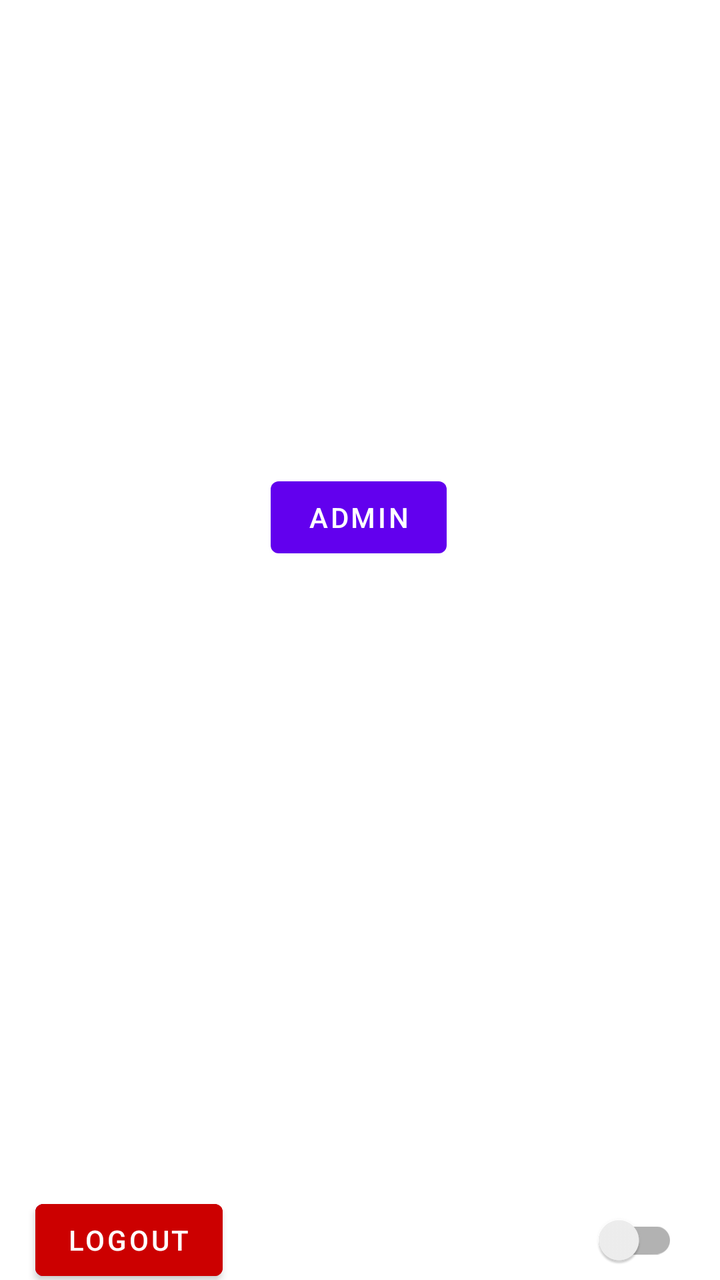
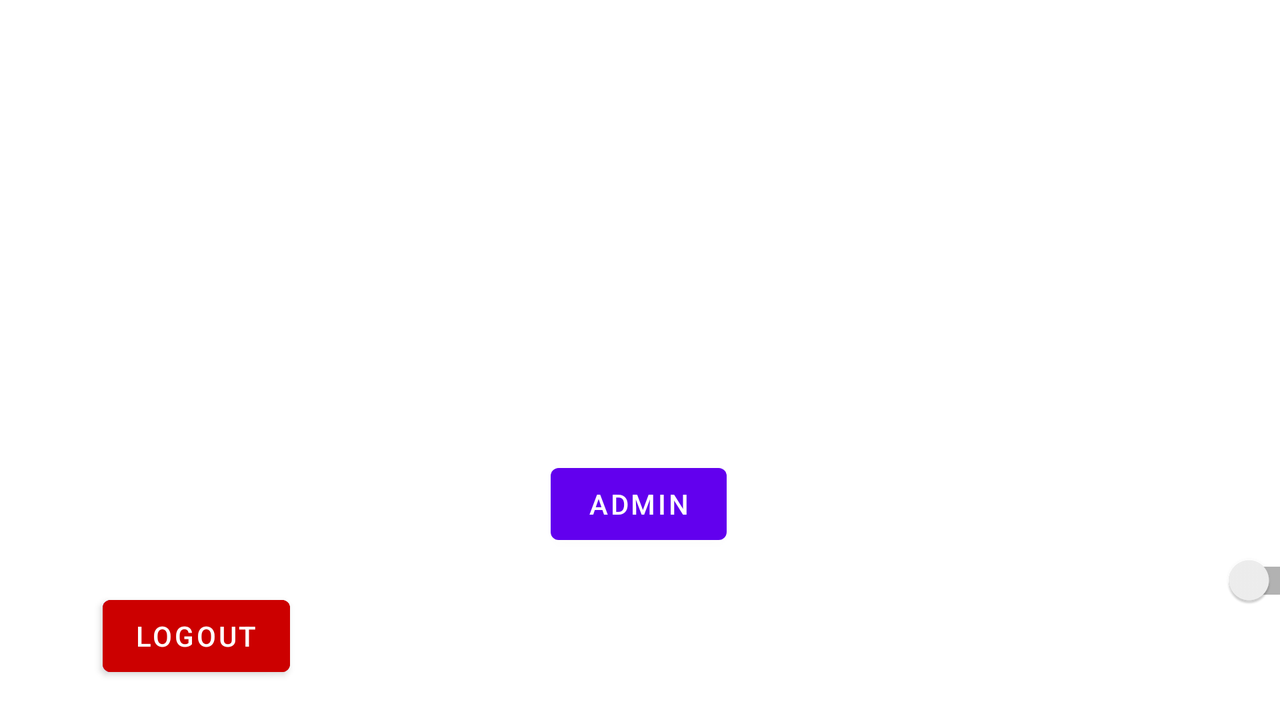

Two renders of one Android screen. The first uses the default layout on a phone; the second uses the alternative layout the repository ships for a different screen configuration, on a matching device. The two XML files are below.
<!-- AndroidManifest.xml: application theme Theme.WheelchairUsers -->
<!-- res/layout/fragment_profile.xml -->
<?xml version="1.0" encoding="utf-8"?>
<androidx.constraintlayout.widget.ConstraintLayout xmlns:android="http://schemas.android.com/apk/res/android"
    xmlns:app="http://schemas.android.com/apk/res-auto"
    xmlns:tools="http://schemas.android.com/tools"
    android:layout_width="match_parent"
    android:layout_height="match_parent"
    tools:context=".ProfileFragment">


    <Button
        android:id="@+id/profile_login_button"
        android:layout_width="wrap_content"
        android:layout_height="wrap_content"
        android:layout_gravity="center"
        android:layout_marginTop="600dp"

        android:text="Login"
        app:layout_constraintBottom_toBottomOf="parent"
        app:layout_constraintEnd_toStartOf="@+id/imageView2"
        app:layout_constraintHorizontal_bias="0.095"
        app:layout_constraintStart_toStartOf="parent"
        app:layout_constraintTop_toTopOf="parent" />

    <Button
        android:id="@+id/profile_logout_button"
        android:layout_width="wrap_content"
        android:layout_height="wrap_content"
        android:layout_gravity="center"
        android:layout_marginTop="600dp"
        android:backgroundTint="@android:color/holo_red_dark"
        android:text="Logout"
        android:textColor="@android:color/white"
        app:layout_constraintBottom_toBottomOf="parent"
        app:layout_constraintEnd_toStartOf="@+id/imageView2"
        app:layout_constraintHorizontal_bias="0.097"
        app:layout_constraintStart_toStartOf="parent"
        app:layout_constraintTop_toTopOf="parent" />

    <ImageView
        android:id="@+id/imageView2"
        android:layout_width="wrap_content"
        android:layout_height="wrap_content"
        android:layout_marginStart="190dp"
        android:layout_marginTop="600dp"
        android:src="@drawable/ic_round_light_mode_24"
        app:layout_constraintBottom_toBottomOf="parent"
        app:layout_constraintEnd_toEndOf="parent"
        app:layout_constraintStart_toStartOf="parent"
        app:layout_constraintTop_toTopOf="parent">

    </ImageView>

    <androidx.appcompat.widget.SwitchCompat
        android:id="@+id/mode_switch"
        android:layout_width="wrap_content"
        android:layout_height="wrap_content"
        android:layout_marginStart="270dp"
        android:layout_marginTop="600dp"
        android:checked="false"
        app:layout_constraintBottom_toBottomOf="parent"
        app:layout_constraintEnd_toEndOf="parent"
        app:layout_constraintStart_toStartOf="parent"
        app:layout_constraintTop_toTopOf="parent">

    </androidx.appcompat.widget.SwitchCompat>

    <ImageView
        android:layout_width="wrap_content"
        android:layout_height="wrap_content"
        android:layout_marginStart="350dp"
        android:layout_marginTop="600dp"
        android:src="@drawable/ic_round_dark_mode_24"
        app:layout_constraintBottom_toBottomOf="parent"
        app:layout_constraintEnd_toEndOf="parent"
        app:layout_constraintStart_toStartOf="parent"
        app:layout_constraintTop_toTopOf="parent">

    </ImageView>

    <TextView
        android:id="@+id/user_name"
        android:layout_width="wrap_content"
        android:layout_height="wrap_content"
        app:layout_constraintBottom_toBottomOf="parent"
        app:layout_constraintEnd_toEndOf="parent"
        app:layout_constraintHorizontal_bias="0.498"
        app:layout_constraintStart_toStartOf="parent"
        app:layout_constraintTop_toTopOf="parent"
        app:layout_constraintVertical_bias="0.157"
        android:textSize="30dp"/>

    <TextView
        android:id="@+id/user_phone"
        android:layout_width="wrap_content"
        android:layout_height="wrap_content"
        android:layout_marginTop="60dp"
        android:textSize="30dp"
        app:layout_constraintBottom_toBottomOf="parent"
        app:layout_constraintEnd_toEndOf="parent"
        app:layout_constraintHorizontal_bias="0.498"
        app:layout_constraintStart_toStartOf="parent"
        app:layout_constraintTop_toTopOf="parent"
        app:layout_constraintVertical_bias="0.157" />


    <Button
        android:id="@+id/admin"
        android:layout_width="wrap_content"
        android:layout_height="wrap_content"
        android:text="Admin"
        app:layout_constraintBottom_toBottomOf="parent"
        app:layout_constraintEnd_toEndOf="parent"
        app:layout_constraintHorizontal_bias="0.498"
        app:layout_constraintStart_toStartOf="parent"
        app:layout_constraintTop_toBottomOf="@+id/user_name"
        app:layout_constraintVertical_bias="0.219" />


</androidx.constraintlayout.widget.ConstraintLayout>
<!-- resources referenced by this layout -->
<resources>
  <style name="Theme.WheelchairUsers" parent="Theme.MaterialComponents.DayNight.DarkActionBar">
          
          <item name="colorPrimary">@color/purple_500</item>
          <item name="colorPrimaryVariant">@color/purple_700</item>
          <item name="colorOnPrimary">@color/white</item>
          
          <item name="colorSecondary">@color/teal_200</item>
          <item name="colorSecondaryVariant">@color/teal_700</item>
          <item name="colorOnSecondary">@color/black</item>
          
          <item name="android:statusBarColor">@color/bottom_nav_selected_item</item>
          
      </style>
  <color name="purple_500">#FF6200EE</color>
  <color name="purple_700">#FF3700B3</color>
  <color name="white">#FFFFFFFF</color>
  <color name="teal_200">#FF03DAC5</color>
  <color name="teal_700">#FF018786</color>
  <color name="black">#FF000000</color>
  <color name="bottom_nav_selected_item">#220006</color>
</resources>
<!-- res/layout-land/fragment_profile.xml (the repository's variant of the layout above) -->
<!-- drawn on the phone turned sideways -->
<?xml version="1.0" encoding="utf-8"?>
<androidx.constraintlayout.widget.ConstraintLayout xmlns:android="http://schemas.android.com/apk/res/android"
    xmlns:app="http://schemas.android.com/apk/res-auto"
    xmlns:tools="http://schemas.android.com/tools"
    android:layout_width="match_parent"
    android:layout_height="match_parent"
    tools:context=".ProfileFragment">


    <Button
        android:id="@+id/profile_login_button"
        android:layout_width="wrap_content"
        android:layout_height="wrap_content"
        android:layout_gravity="center"
        android:layout_marginTop="220dp"
        android:text="Login"
        app:layout_constraintBottom_toBottomOf="parent"
        app:layout_constraintEnd_toEndOf="parent"
        app:layout_constraintHorizontal_bias="0.093"
        app:layout_constraintStart_toStartOf="parent"
        app:layout_constraintTop_toTopOf="parent"
        app:layout_constraintVertical_bias="0.804" />

    <Button
        android:id="@+id/profile_logout_button"
        android:layout_width="wrap_content"
        android:layout_height="wrap_content"
        android:layout_gravity="center"
        android:layout_marginTop="220dp"
        android:backgroundTint="@android:color/holo_red_dark"
        android:text="Logout"
        android:textColor="@android:color/white"
        app:layout_constraintBottom_toBottomOf="parent"
        app:layout_constraintEnd_toEndOf="parent"
        app:layout_constraintHorizontal_bias="0.094"
        app:layout_constraintStart_toStartOf="parent"
        app:layout_constraintTop_toTopOf="parent"
        app:layout_constraintVertical_bias="0.804" />

    <ImageView
        android:id="@+id/imageView2"
        android:layout_width="wrap_content"
        android:layout_height="wrap_content"
        android:layout_marginStart="540dp"
        android:layout_marginTop="220dp"
        android:src="@drawable/ic_round_light_mode_24"
        app:layout_constraintBottom_toBottomOf="parent"
        app:layout_constraintEnd_toEndOf="parent"
        app:layout_constraintStart_toStartOf="parent"
        app:layout_constraintTop_toTopOf="parent">

    </ImageView>

    <androidx.appcompat.widget.SwitchCompat
        android:id="@+id/mode_switch"
        android:layout_width="wrap_content"
        android:layout_height="wrap_content"
        android:layout_marginStart="620dp"
        android:layout_marginTop="220dp"
        android:checked="false"
        app:layout_constraintBottom_toBottomOf="parent"
        app:layout_constraintEnd_toEndOf="parent"
        app:layout_constraintStart_toStartOf="parent"
        app:layout_constraintTop_toTopOf="parent">

    </androidx.appcompat.widget.SwitchCompat>

    <ImageView
        android:layout_width="wrap_content"
        android:layout_height="wrap_content"
        android:layout_marginStart="700dp"
        android:layout_marginTop="220dp"
        android:src="@drawable/ic_round_dark_mode_24"
        app:layout_constraintBottom_toBottomOf="parent"
        app:layout_constraintEnd_toEndOf="parent"
        app:layout_constraintStart_toStartOf="parent"
        app:layout_constraintTop_toTopOf="parent">

    </ImageView>

    <TextView
        android:id="@+id/user_name"
        android:layout_width="wrap_content"
        android:layout_height="wrap_content"
        app:layout_constraintBottom_toBottomOf="parent"
        app:layout_constraintEnd_toEndOf="parent"
        app:layout_constraintHorizontal_bias="0.499"
        app:layout_constraintStart_toStartOf="parent"
        app:layout_constraintTop_toTopOf="parent"
        app:layout_constraintVertical_bias="0.237"
        android:textSize="30dp"/>

    <TextView
        android:id="@+id/user_phone"
        android:layout_width="wrap_content"
        android:layout_height="wrap_content"
        app:layout_constraintBottom_toBottomOf="parent"
        app:layout_constraintEnd_toEndOf="parent"
        app:layout_constraintHorizontal_bias="0.499"
        app:layout_constraintStart_toStartOf="parent"
        app:layout_constraintTop_toTopOf="parent"
        app:layout_constraintVertical_bias="0.237"
        android:layout_marginTop="60dp"
        android:textSize="30dp"/>

    <Button
        android:id="@+id/admin"
        android:layout_width="wrap_content"
        android:layout_height="wrap_content"
        android:layout_marginBottom="84dp"
        android:text="Admin"
        app:layout_constraintBottom_toBottomOf="parent"
        app:layout_constraintEnd_toEndOf="parent"
        app:layout_constraintHorizontal_bias="0.499"
        app:layout_constraintStart_toStartOf="parent"
        app:layout_constraintVertical_bias="0.274" />


</androidx.constraintlayout.widget.ConstraintLayout>
